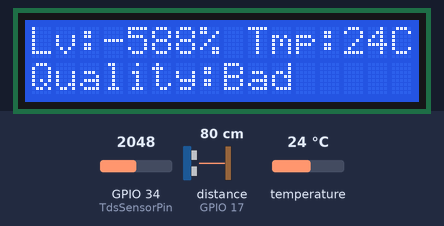
The program below on a simulated ESP32. Shown: 16×2 character LCD. Wiring (inferred from the names in the program): ultrasonic range finder: trigger GPIO 18; echo GPIO 17. The inputs (shaded band) are chosen by the test bench; at power-on: GPIO 34 (TdsSensorPin) = 2048, distance to the obstacle (sensor on GPIO 17) 80 cm, temperature 24 °C. The echo pulse lasts 58.3 µs per cm; what the program prints to the serial monitor is not drawn.

Above: at 2.7 s.
2.8 s: GPIO 34 (TdsSensorPin) set to 1720
6.3 s: GPIO 34 (TdsSensorPin) set to 1621
At 8.6 s:
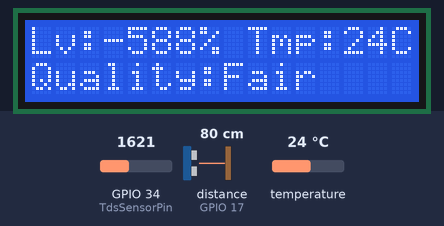
9.6 s: GPIO 34 (TdsSensorPin) set to 1076
12.4 s: GPIO 34 (TdsSensorPin) set to 965
At 14.6 s:
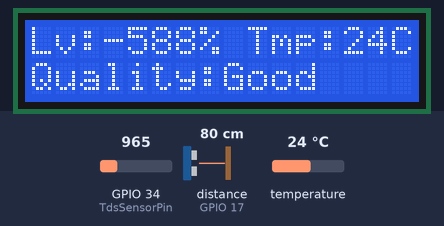
15.7 s: distance to the obstacle (sensor on GPIO 17) set to 2 cm
At 21.4 s:
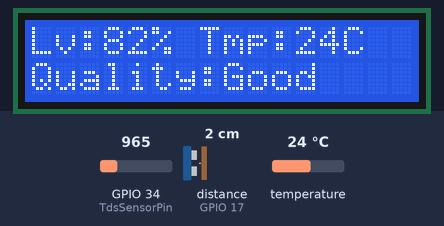
21.7 s: temperature set to 12 °C
At 24.3 s:
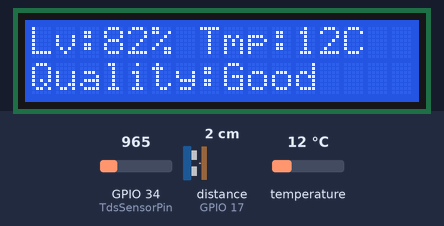
Timing chart, 0 to 25.7 s (numbered marks = the images above; inputs shaded):
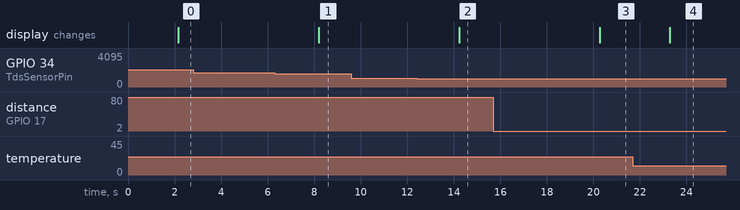

The program:

main.cpp
```cpp
#include <Arduino.h>
#include <OneWire.h>
#include <DallasTemperature.h>
#include <WiFi.h>
#include <WiFiClient.h>
// #include <SoftwareSerial.h>
#include <ESP32Servo.h>
#include <ArduinoJson.h>
#include <iomanip>

#include <LiquidCrystal_I2C.h>
#include <Wire.h>

// Declare LCD object globally
LiquidCrystal_I2C lcd(0x27, 16, 2);

#define ULTRA_SONIC_TRIG 18
#define ULTRA_SONIC_ECHO 17


/* ========== Temperature Measure ========== */
// Data wire is plugged into pin 2 on the Arduino
#define ONE_WIRE_BUS 4 // Temperature sensors

OneWire oneWire(ONE_WIRE_BUS);
DallasTemperature sensors(&oneWire);
/* ======================================== */


/*========== TDS Sensor ==========*/
// --- ค่าคงที่และการตั้งค่า ---
#define TdsSensorPin 34      // กำหนดขาเซ็นเซอร์ TDS คือ GPIO34
#define VREF 3.3             // แรงดันอ้างอิงของ ESP32 คือ 3.3V
#define SCOUNT 30            // จำนวนครั้งในการอ่านค่าเพื่อหาค่ามัธยฐาน (เพื่อความแม่นยำ)

// --- ประกาศฟังก์ชันที่จะใช้ ---
float getMedian(int arr[], int size); // ฟังก์ชันหาค่ามัธยฐาน
void readSensor(float* voltage, float* tds); // ฟังก์ชันอ่านค่าและแปลงผล

/*==============================*/

/* RT TX  */
// #define TxPin 22
// #define RxPin 23
// SoftwareSerial anotherSerial(RxPin, TxPin);

void pins_init() {
  pinMode(ULTRA_SONIC_TRIG, OUTPUT);
  pinMode(ULTRA_SONIC_ECHO, INPUT);
}

void connectWifi() {

  char ssid[] = "404"; // Dami 14
  char password[] = "N0tFr33Wifi"; // BigMi1414

  /* Connecting to WIFI */
	Serial.print("Connecting to ");
  Serial.println(ssid);

  WiFi.begin(ssid, password); // เริ่มต้นเชื่อมต่อ WiFi

  while (WiFi.status() != WL_CONNECTED) { // วนลูปหากยังเชื่อมต่อ WiFi ไม่สำเร็จ
      delay(500);
      Serial.print(".");
  }

  Serial.println("");
  Serial.println("WiFi connected");
  Serial.println("IP address: ");
  Serial.println(WiFi.localIP());
}

float readWaterTemperature() {
    sensors.requestTemperatures(); // Send the command to get temperatures
    float waterTemp = sensors.getTempCByIndex(0); // Read temperature in Celsius from first sensor
    waterTemp = roundf(waterTemp * 100) / 100.0;       // Round to 2 decimal places
    return waterTemp;
}

float mesureWaterLevel() {
	// Ultra Sonic Sensor
	digitalWrite(ULTRA_SONIC_TRIG, HIGH);
	delayMicroseconds(10);
	digitalWrite(ULTRA_SONIC_TRIG, LOW);

  const float EMPTY_BOTTLE_DEPTH = 11.51; // Bottle Depth When Empty

	// measure duration of pulse from ECHO pin
	float duration_us = pulseIn(ULTRA_SONIC_ECHO, HIGH);
	float distance_cm = 0.017 * duration_us; // Distance from Ultrasonic to Water Surface
	// Serial.println("Distance:" +  String(distance_cm) + " cm");

  float waterLevel = ( (EMPTY_BOTTLE_DEPTH - distance_cm) / EMPTY_BOTTLE_DEPTH ) * 100; // Water Level in Percent

  if (abs(distance_cm - EMPTY_BOTTLE_DEPTH) < 0.01) {
    waterLevel = 0;
  }

  waterLevel = roundf(waterLevel * 100) / 100.0;   // Round to 2 decimal places

  return waterLevel;
}

void lcdSetup() {
  lcd.init();
  lcd.begin(16, 2);
  lcd.backlight();
  lcd.setCursor(0, 0); // กำหนดตำแหน่งเคอร์เซอร์ที่ แถวที่ 0 บรรทัดที่ 0
}


void displayData(float temp, float waterLevel, float tds) {
  String waterQuality;
  if (tds <= 300) {
    waterQuality = "Good";
  } else if (tds <= 500) {
    waterQuality = "Fair";
  } else {
    waterQuality = "Bad";
  }

  lcd.clear();
  lcd.setCursor(0, 0);
  lcd.print("Lv:");
  lcd.print(int(waterLevel));
  lcd.print("% Tmp:");
  lcd.print(int(temp));
  lcd.print("C");

  String row2 = "Quality:" + waterQuality;
  lcd.setCursor(0, 1);
  lcd.print(row2);
}

/**
 * @brief อ่านค่าจากเซ็นเซอร์, แปลงเป็น Voltage และ TDS
 * @param voltage ตัวแปรสำหรับเก็บค่า Voltage ที่คำนวณได้
 * @param tds ตัวแปรสำหรับเก็บค่า TDS ที่คำนวณได้
 */
void readSensor(float* voltage, float* tds) {
  int sensorReadings[SCOUNT]; // อาเรย์สำหรับเก็บค่าที่อ่านได้ 30 ครั้ง

  // อ่านค่าจากเซ็นเซอร์ 30 ครั้ง
  for (int i = 0; i < SCOUNT; i++) {
    sensorReadings[i] = analogRead(TdsSensorPin);
    delay(40); // หน่วงเวลาเล็กน้อยระหว่างการอ่านแต่ละครั้ง
  }

  // หาค่ามัธยฐาน (Median) เพื่อตัดค่ารบกวน (noise) ออก
  float medianAnalog = getMedian(sensorReadings, SCOUNT);

  // แปลงค่า Analog (0-4095) เป็นแรงดันไฟฟ้า (0-3.3V)
  *voltage = medianAnalog * VREF / 4095.0;

  // --- สูตรแปลงค่า Voltage เป็น TDS (ppm) ---
  // สูตรนี้เป็นค่าประมาณทั่วไป และแม่นยำที่สุดที่อุณหภูมิ 25°C
  // หากต้องการความแม่นยำสูง ควรมีการชดเชยอุณหภูมิเพิ่มเติม
  float temperatureCompensation = 1.0 + 0.02 * (25.0 - 25.0); // สมมติว่าอุณหภูมิคือ 25°C
  float compensatedVoltage = *voltage / temperatureCompensation;

  *tds = (133.42 * pow(compensatedVoltage, 3) - 255.86 * pow(compensatedVoltage, 2) + 857.39 * compensatedVoltage) * 0.5;
}

/**
 * @brief ฟังก์ชันสำหรับหาค่ามัธยฐานจากอาเรย์ของตัวเลข
 * @param arr อาเรย์ของตัวเลข
 * @param size ขนาดของอาเรย์
 * @return ค่ามัธยฐาน (Median)
 */
float getMedian(int arr[], int size) {
  // เรียงลำดับตัวเลขในอาเรย์จากน้อยไปมาก (Bubble Sort)
  for (int i = 0; i < size - 1; i++) {
    for (int j = 0; j < size - i - 1; j++) {
      if (arr[j] > arr[j + 1]) {
        int temp = arr[j];
        arr[j] = arr[j + 1];
        arr[j + 1] = temp;
      }
    }
  }
  // คืนค่าตัวเลขที่อยู่ตรงกลาง
  return arr[size / 2];
}

void setup() {
  Serial.begin(9600);
  sensors.begin();
  pins_init();
  lcdSetup();
}

void loop() {
  // Create JSON
  StaticJsonDocument<128> sensorData;

  // Prepare Sensor Data to JSON
  float waterLevel = mesureWaterLevel();
  float waterTemp = readWaterTemperature();
  float voltageValue;
  float tdsValue;

  readSensor(&voltageValue, &tdsValue); // เรียกฟังก์ชันเพื่ออ่านค่าจากเซ็นเซอร์

  // แสดงผลลัพธ์ออกทาง Serial Monitor
  // Serial.print("Voltage: ");
  // Serial.print(voltageValue, 2); // แสดงทศนิยม 2 ตำแหน่ง
  // Serial.print("V   ");
  // Serial.print("TDS: ");
  // Serial.print(tdsValue, 0); // แสดงเป็นเลขจำนวนเต็ม
  // Serial.println(" ppm");

  displayData(waterTemp, waterLevel, tdsValue);

  sensorData["temperature"] = waterTemp;
  sensorData["waterLevel"] = waterLevel;
  sensorData["voltage"] = voltageValue;
  sensorData["tdsValue"] = tdsValue;

  // Send JSON over serial
  serializeJson(sensorData, Serial);
  Serial.println();
  delay(1000);
}
```

Measured:
- the behaviour switches between 1649 and 1648 on GPIO 34 (TdsSensorPin) (found by bisection; images 0 and 1)
- the behaviour switches between 1010 and 1009 on GPIO 34 (TdsSensorPin) (found by bisection; images 1 and 2)
- after the input at 2.8 s, every drawn part: stays the same
- after the input at 6.3 s, the display: changes after 1.9 s (image 1)
- after the input at 9.6 s, every drawn part: stays the same
- after the input at 12.4 s, the display: changes after 1.8 s (image 2)
- after the input at 15.7 s, the display: changes after 4.6 s (image 3)
- after the input at 21.7 s, the display: changes after 1.6 s (image 4)
